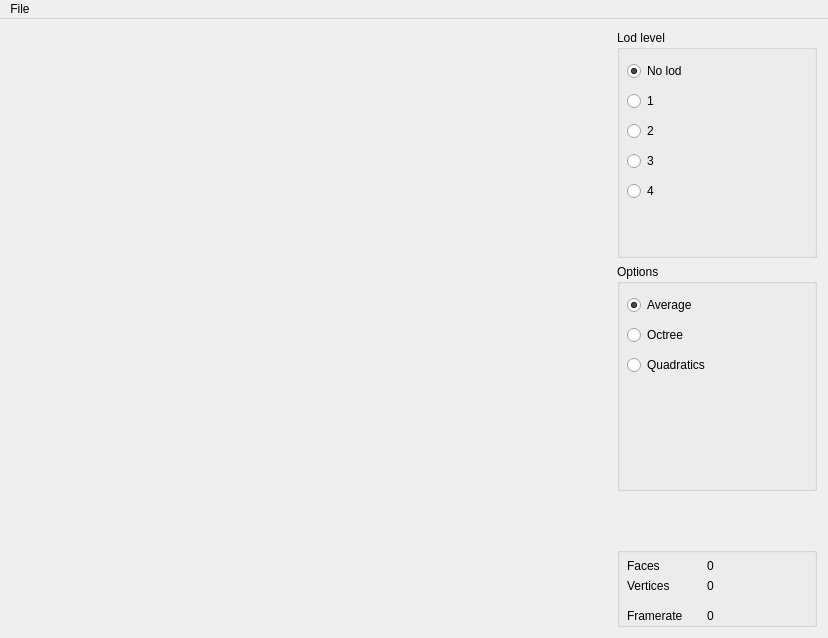
<?xml version="1.0" encoding="UTF-8"?>
<ui version="4.0">
 <class>MainWindow</class>
 <widget class="QMainWindow" name="MainWindow">
  <property name="geometry">
   <rect>
    <x>0</x>
    <y>0</y>
    <width>828</width>
    <height>638</height>
   </rect>
  </property>
  <property name="minimumSize">
   <size>
    <width>827</width>
    <height>618</height>
   </size>
  </property>
  <property name="baseSize">
   <size>
    <width>600</width>
    <height>600</height>
   </size>
  </property>
  <property name="windowTitle">
   <string>MainWindow</string>
  </property>
  <widget class="QWidget" name="Widget">
   <property name="minimumSize">
    <size>
     <width>827</width>
     <height>0</height>
    </size>
   </property>
   <property name="baseSize">
    <size>
     <width>600</width>
     <height>600</height>
    </size>
   </property>
   <layout class="QHBoxLayout" name="horizontalLayout">
    <item>
     <widget class="GLWidget" name="glwidget" native="true">
      <property name="minimumSize">
       <size>
        <width>600</width>
        <height>600</height>
       </size>
      </property>
      <property name="maximumSize">
       <size>
        <width>16777215</width>
        <height>16777215</height>
       </size>
      </property>
      <property name="baseSize">
       <size>
        <width>600</width>
        <height>600</height>
       </size>
      </property>
     </widget>
    </item>
    <item>
     <layout class="QVBoxLayout" name="Configuration">

      <item>
       <widget class="QGroupBox" name="TreeOptions">
        <property name="minimumSize">
         <size>
          <width>200</width>
          <height>0</height>
         </size>
        </property>
        <property name="maximumSize">
         <size>
          <width>200</width>
          <height>16777215</height>
         </size>
        </property>
        <property name="title">
         <string>Lod level</string>
        </property>
        <widget class="QRadioButton" name="radio_lod1">
         <property name="geometry">
          <rect>
           <x>10</x>
           <y>30</y>
           <width>117</width>
           <height>22</height>
          </rect>
         </property>
         <property name="text">
          <string>No lod</string>
         </property>
         <property name="checked">
          <bool>true</bool>
         </property>
        </widget>
        <widget class="QRadioButton" name="radio_lod2">
         <property name="geometry">
          <rect>
           <x>10</x>
           <y>60</y>
           <width>117</width>
           <height>22</height>
          </rect>
         </property>
         <property name="text">
          <string>1</string>
         </property>
        </widget>
        <widget class="QRadioButton" name="radio_lod3">
         <property name="geometry">
          <rect>
           <x>10</x>
           <y>90</y>
           <width>117</width>
           <height>22</height>
          </rect>
         </property>
         <property name="text">
          <string>2</string>
         </property>
        </widget>
        <widget class="QRadioButton" name="radio_lod4">
         <property name="geometry">
          <rect>
           <x>10</x>
           <y>120</y>
           <width>117</width>
           <height>22</height>
          </rect>
         </property>
         <property name="text">
          <string>3</string>
         </property>
        </widget>
        <widget class="QRadioButton" name="radio_lod5">
         <property name="geometry">
          <rect>
           <x>10</x>
           <y>150</y>
           <width>117</width>
           <height>22</height>
          </rect>
         </property>
         <property name="text">
          <string>4</string>
         </property>
        </widget>
       </widget>
      </item>







      <item>
       <widget class="QGroupBox" name="TreeOptions">
        <property name="minimumSize">
         <size>
          <width>200</width>
          <height>0</height>
         </size>
        </property>
        <property name="maximumSize">
         <size>
          <width>200</width>
          <height>16777215</height>
         </size>
        </property>
        <property name="title">
         <string>Options</string>
        </property>
        <widget class="QRadioButton" name="radio_average">
         <property name="geometry">
          <rect>
           <x>10</x>
           <y>30</y>
           <width>117</width>
           <height>22</height>
          </rect>
         </property>
         <property name="text">
          <string>Average</string>
         </property>
         <property name="checked">
          <bool>true</bool>
         </property>
        </widget>
        <widget class="QRadioButton" name="radio_octree">
         <property name="geometry">
          <rect>
           <x>10</x>
           <y>60</y>
           <width>117</width>
           <height>22</height>
          </rect>
         </property>
         <property name="text">
          <string>Octree</string>
         </property>
        </widget>
        <widget class="QRadioButton" name="radio_quadratics">
         <property name="geometry">
          <rect>
           <x>10</x>
           <y>90</y>
           <width>117</width>
           <height>22</height>
          </rect>
         </property>
         <property name="text">
          <string>Quadratics</string>
         </property>
        </widget>
        
        

        
       </widget>
      </item>
      <item>
       <spacer name="Spacer">
        <property name="orientation">
         <enum>Qt::Vertical</enum>
        </property>
        <property name="sizeType">
         <enum>QSizePolicy::Maximum</enum>
        </property>
        <property name="sizeHint" stdset="0">
         <size>
          <width>50</width>
          <height>50</height>
         </size>
        </property>
       </spacer>
      </item>
      <item>
       <widget class="QGroupBox" name="RenderOptions">
        <property name="sizePolicy">
         <sizepolicy hsizetype="Minimum" vsizetype="Minimum">
          <horstretch>0</horstretch>
          <verstretch>0</verstretch>
         </sizepolicy>
        </property>
        <property name="maximumSize">
         <size>
          <width>200</width>
          <height>80</height>
         </size>
        </property>
        <property name="baseSize">
         <size>
          <width>0</width>
          <height>100</height>
         </size>
        </property>
        <property name="title">
         <string/>
        </property>
        <widget class="QLabel" name="Label_NumFaces">
         <property name="geometry">
          <rect>
           <x>90</x>
           <y>10</y>
           <width>91</width>
           <height>17</height>
          </rect>
         </property>
         <property name="text">
          <string>0</string>
         </property>
        </widget>
        <widget class="QLabel" name="Label_Faces">
         <property name="geometry">
          <rect>
           <x>10</x>
           <y>10</y>
           <width>67</width>
           <height>17</height>
          </rect>
         </property>
         <property name="text">
          <string>Faces</string>
         </property>
        </widget>
        <widget class="QLabel" name="Label_Vertices">
         <property name="geometry">
          <rect>
           <x>10</x>
           <y>30</y>
           <width>67</width>
           <height>17</height>
          </rect>
         </property>
         <property name="text">
          <string>Vertices</string>
         </property>
        </widget>
        <widget class="QLabel" name="Label_NumVertices">
         <property name="geometry">
          <rect>
           <x>90</x>
           <y>30</y>
           <width>91</width>
           <height>17</height>
          </rect>
         </property>
         <property name="text">
          <string>0</string>
         </property>
        </widget>
        <widget class="QLabel" name="Label_Framerate">
         <property name="geometry">
          <rect>
           <x>10</x>
           <y>60</y>
           <width>71</width>
           <height>17</height>
          </rect>
         </property>
         <property name="text">
          <string>Framerate</string>
         </property>
        </widget>
        <widget class="QLabel" name="Label_NumFramerate">
         <property name="geometry">
          <rect>
           <x>90</x>
           <y>60</y>
           <width>91</width>
           <height>17</height>
          </rect>
         </property>
         <property name="text">
          <string>0</string>
         </property>
        </widget>
       </widget>
      </item>
     </layout>
    </item>
   </layout>
  </widget>
  <widget class="QMenuBar" name="menuBar">
   <property name="geometry">
    <rect>
     <x>0</x>
     <y>0</y>
     <width>828</width>
     <height>25</height>
    </rect>
   </property>
   <widget class="QMenu" name="menuFile">
    <property name="title">
     <string>File</string>
    </property>
    <addaction name="actionQuit"/>
    <addaction name="actionLoad"/>
   </widget>
   <addaction name="menuFile"/>
  </widget>
  <action name="actionQuit">
   <property name="text">
    <string>Quit</string>
   </property>
  </action>
  <action name="actionLoad">
   <property name="text">
    <string>Load Model</string>
   </property>
  </action>
 </widget>
 <layoutdefault spacing="6" margin="11"/>
 <customwidgets>
  <customwidget>
   <class>GLWidget</class>
   <extends>QWidget</extends>
   <header>glwidget.h</header>
   <container>1</container>
   <slots>
    <signal>SetFaces(QString)</signal>
    <signal>SetVertices(QString)</signal>
    <signal>SetFramerate(QString)</signal>
    <slot>SetAverage(bool)</slot>
    <slot>SetOctree(bool)</slot>
    <slot>SetQuadratics(bool)</slot>
    <slot>SetLod1(bool)</slot>
    <slot>SetLod2(bool)</slot>
    <slot>SetLod3(bool)</slot>
    <slot>SetLod4(bool)</slot>
   </slots>
  </customwidget>
 </customwidgets>
 <resources/>
 <connections>
  <connection>
   <sender>glwidget</sender>
   <signal>SetFaces(QString)</signal>
   <receiver>Label_NumFaces</receiver>
   <slot>setText(QString)</slot>
   <hints>
    <hint type="sourcelabel">
     <x>569</x>
     <y>566</y>
    </hint>
    <hint type="destinationlabel">
     <x>796</x>
     <y>566</y>
    </hint>
   </hints>
  </connection>
  <connection>
   <sender>glwidget</sender>
   <signal>SetVertices(QString)</signal>
   <receiver>Label_NumVertices</receiver>
   <slot>setText(QString)</slot>
   <hints>
    <hint type="sourcelabel">
     <x>593</x>
     <y>587</y>
    </hint>
    <hint type="destinationlabel">
     <x>796</x>
     <y>587</y>
    </hint>
   </hints>
  </connection>
  <connection>
   <sender>glwidget</sender>
   <signal>SetFramerate(QString)</signal>
   <receiver>Label_NumFramerate</receiver>
   <slot>setText(QString)</slot>
   <hints>
    <hint type="sourcelabel">
     <x>607</x>
     <y>623</y>
    </hint>
    <hint type="destinationlabel">
     <x>760</x>
     <y>617</y>
    </hint>
   </hints>
  </connection>


  <connection>
   <sender>radio_lod1</sender>
   <signal>clicked(bool)</signal>
   <receiver>glwidget</receiver>
   <slot>SetLod1(bool)</slot>
   <hints>
    <hint type="sourcelabel">
     <x>646</x>
     <y>80</y>
    </hint>
    <hint type="destinationlabel">
     <x>434</x>
     <y>75</y>
    </hint>
   </hints>
  </connection>
  <connection>
   <sender>radio_lod2</sender>
   <signal>clicked(bool)</signal>
   <receiver>glwidget</receiver>
   <slot>SetLod2(bool)</slot>
   <hints>
    <hint type="sourcelabel">
     <x>638</x>
     <y>107</y>
    </hint>
    <hint type="destinationlabel">
     <x>539</x>
     <y>106</y>
    </hint>
   </hints>
  </connection>
  <connection>
   <sender>radio_lod3</sender>
   <signal>clicked(bool)</signal>
   <receiver>glwidget</receiver>
   <slot>SetLod3(bool)</slot>
   <hints>
    <hint type="sourcelabel">
     <x>646</x>
     <y>80</y>
    </hint>
    <hint type="destinationlabel">
     <x>434</x>
     <y>75</y>
    </hint>
   </hints>
  </connection>
  <connection>
   <sender>radio_lod4</sender>
   <signal>clicked(bool)</signal>
   <receiver>glwidget</receiver>
   <slot>SetLod4(bool)</slot>
   <hints>
    <hint type="sourcelabel">
     <x>638</x>
     <y>107</y>
    </hint>
    <hint type="destinationlabel">
     <x>539</x>
     <y>106</y>
    </hint>
   </hints>
  </connection>
  <connection>
   <sender>radio_lod5</sender>
   <signal>clicked(bool)</signal>
   <receiver>glwidget</receiver>
   <slot>SetLod5(bool)</slot>
   <hints>
    <hint type="sourcelabel">
     <x>638</x>
     <y>107</y>
    </hint>
    <hint type="destinationlabel">
     <x>539</x>
     <y>106</y>
    </hint>
   </hints>
  </connection>



  <connection>
   <sender>radio_average</sender>
   <signal>clicked(bool)</signal>
   <receiver>glwidget</receiver>
   <slot>SetAverage(bool)</slot>
   <hints>
    <hint type="sourcelabel">
     <x>646</x>
     <y>80</y>
    </hint>
    <hint type="destinationlabel">
     <x>434</x>
     <y>75</y>
    </hint>
   </hints>
  </connection>
  <connection>
   <sender>radio_octree</sender>
   <signal>clicked(bool)</signal>
   <receiver>glwidget</receiver>
   <slot>SetOctree(bool)</slot>
   <hints>
    <hint type="sourcelabel">
     <x>646</x>
     <y>80</y>
    </hint>
    <hint type="destinationlabel">
     <x>434</x>
     <y>75</y>
    </hint>
   </hints>
  </connection>
  <connection>
   <sender>radio_quadratics</sender>
   <signal>clicked(bool)</signal>
   <receiver>glwidget</receiver>
   <slot>SetQuadratics(bool)</slot>
   <hints>
    <hint type="sourcelabel">
     <x>638</x>
     <y>107</y>
    </hint>
    <hint type="destinationlabel">
     <x>539</x>
     <y>106</y>
    </hint>
   </hints>
  </connection>


 </connections>
 <slots>
  <signal>updated_plane(double,double,double,double,bool)</signal>
  <slot>toggle_transfer_function_dialog()</slot>
 </slots>
</ui>
